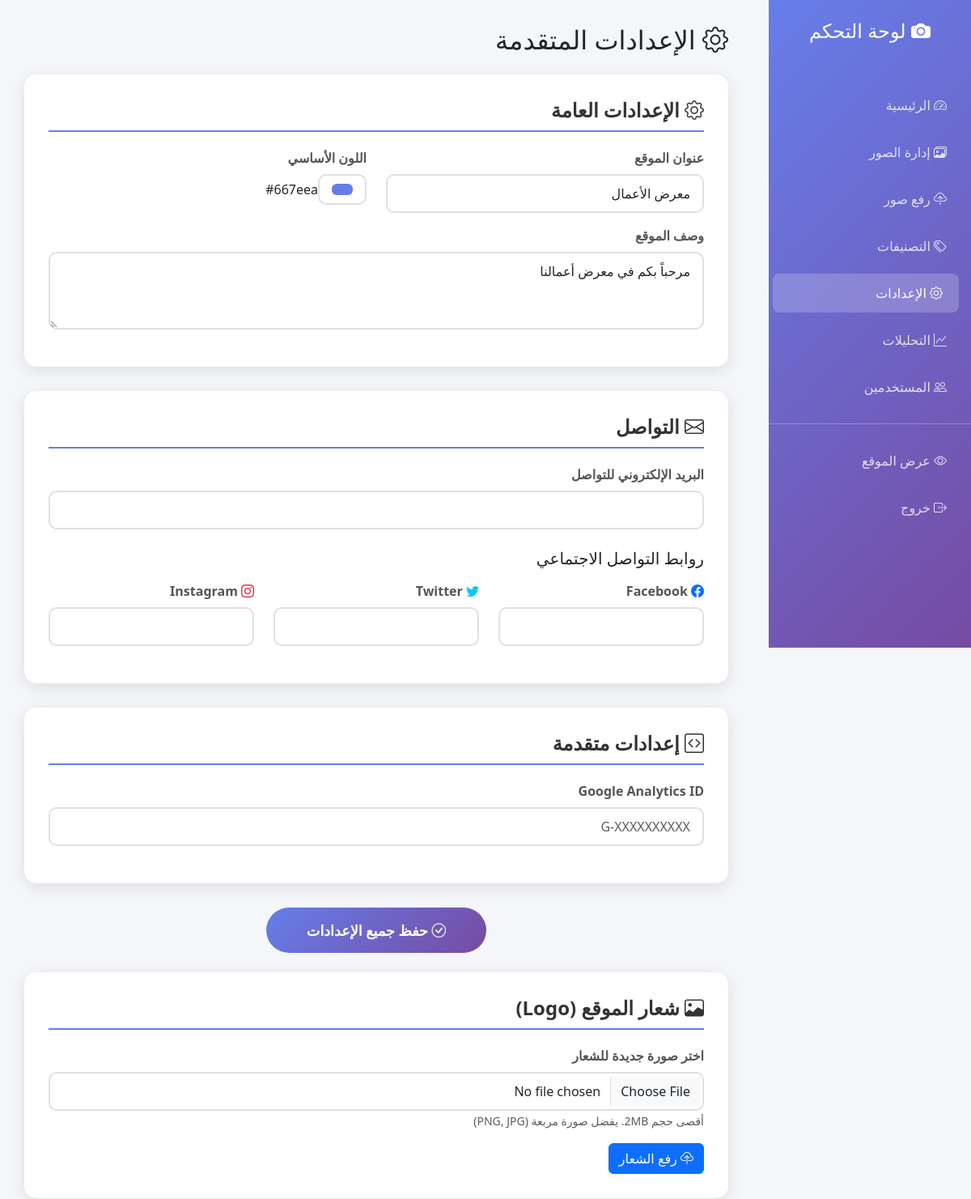
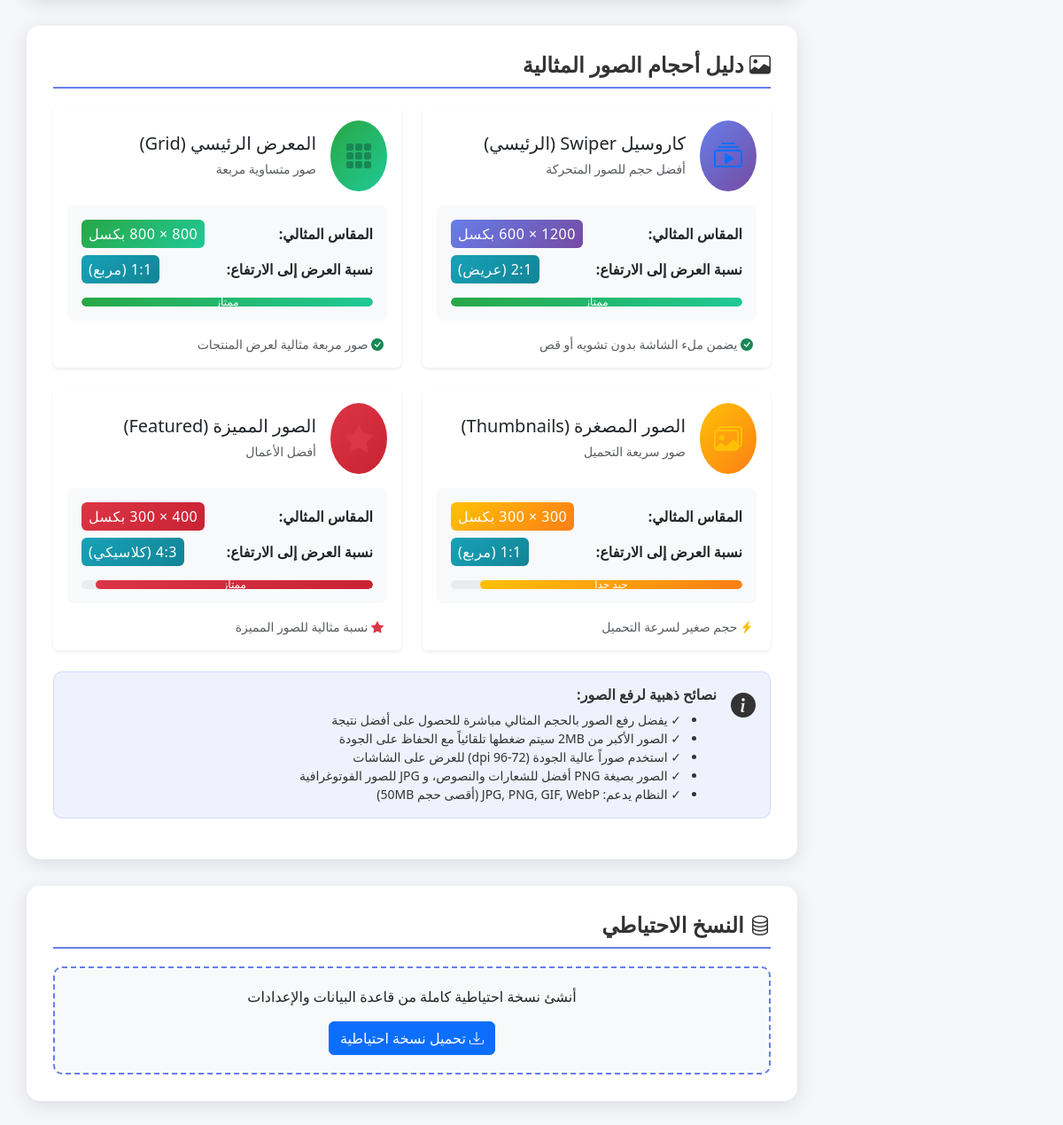
/admin/settings (signed in), run on the app's committed database (2 pictures, top to bottom).
### app.py (models this page shows)
class SiteSettings(db.Model):
    id = db.Column(db.Integer, primary_key=True)
    site_title = db.Column(db.String(200), default='معرض الأعمال')
    site_description = db.Column(db.Text, default='مرحباً بكم في معرض أعمالنا')
    site_logo = db.Column(db.String(500))
    favicon = db.Column(db.String(500))
    contact_email = db.Column(db.String(200))
    social_links = db.Column(db.JSON)
    theme_color = db.Column(db.String(20), default='#667eea')
    qr_code_text = db.Column(db.Text)
    google_analytics_id = db.Column(db.String(50))
    updated_at = db.Column(db.DateTime, onupdate=datetime.utcnow)

### app.py (the view, shortened to what this page needs)
@app.route('/admin/settings', methods=['GET', 'POST'])
@login_required
def site_settings():
    settings = SiteSettings.query.first()
    if not settings:
        settings = SiteSettings()
        db.session.add(settings)
        db.session.commit()
    return render_template('settings_advanced.html', settings=settings)

### templates/settings_advanced.html (shortened to what this page needs)
<!DOCTYPE html>
<html dir="rtl" lang="ar">
<head>
    <link href="https://cdn.jsdelivr.net/npm/bootstrap@5.3.0/dist/css/bootstrap.min.css" rel="stylesheet">
    <link rel="stylesheet" href="https://cdn.jsdelivr.net/npm/bootstrap-icons@1.11.0/font/bootstrap-icons.css">
</head>
<body>
    <div class="sidebar">
        <div class="p-4">
            <h4 class="text-center mb-4"><i class="bi bi-camera-fill"></i> لوحة التحكم</h4>
        </div>
        <nav class="nav flex-column">
            <a class="nav-link" href="{{ url_for('admin_dashboard') }}"><i class="bi bi-speedometer2"></i> الرئيسية</a>
            <a class="nav-link" href="{{ url_for('manage_images') }}"><i class="bi bi-images"></i> إدارة الصور</a>
            <a class="nav-link" href="{{ url_for('upload_images') }}"><i class="bi bi-cloud-upload"></i> رفع صور</a>
            <a class="nav-link" href="{{ url_for('manage_categories') }}"><i class="bi bi-tags"></i> التصنيفات</a>
            <a class="nav-link active" href="{{ url_for('site_settings') }}"><i class="bi bi-gear"></i> الإعدادات</a>
            <a class="nav-link" href="{{ url_for('analytics') }}"><i class="bi bi-graph-up"></i> التحليلات</a>
            <a class="nav-link" href="{{ url_for('manage_users') }}"><i class="bi bi-people"></i> المستخدمين</a>
            <hr class="bg-white">
            <a class="nav-link" href="{{ url_for('index') }}" target="_blank"><i class="bi bi-eye"></i> عرض الموقع</a>
            <a class="nav-link" href="{{ url_for('logout') }}"><i class="bi bi-box-arrow-right"></i> خروج</a>
        </nav>
    </div>
    <div class="main-content">
        <h2 class="mb-4"><i class="bi bi-gear"></i> الإعدادات المتقدمة</h2>
        <form method="POST" action="{{ url_for('site_settings') }}">
            <div class="settings-card">
                <h4 class="section-title"><i class="bi bi-gear"></i> الإعدادات العامة</h4>
                <div class="row">
                    <div class="col-md-6 mb-3">
                        <label class="form-label">عنوان الموقع</label>
                        <input type="text" name="site_title" class="form-control" value="{{ settings.site_title }}" required>
                    </div>
                    <div class="col-md-6 mb-3">
                        <label class="form-label">اللون الأساسي</label>
                        <div class="d-flex align-items-center">
                            <input type="color" name="theme_color" class="form-control form-control-color" value="{{ settings.theme_color }}" style="width: 60px;">
                            <span class="ms-3">{{ settings.theme_color }}</span>
                        </div>
                    </div>
                </div>
                <div class="mb-3">
                    <label class="form-label">وصف الموقع</label>
                    <textarea name="site_description" class="form-control" rows="3">{{ settings.site_description }}</textarea>
                </div>
            </div>
            <div class="settings-card">
                <h4 class="section-title"><i class="bi bi-envelope"></i> التواصل</h4>
                <div class="mb-3">
                    <label class="form-label">البريد الإلكتروني للتواصل</label>
                    <input type="email" name="contact_email" class="form-control" value="{{ settings.contact_email }}">
                </div>
                <h5 class="mt-4 mb-3">روابط التواصل الاجتماعي</h5>
                <div class="row">
                    <div class="col-md-4 mb-3">
                        <label class="form-label"><i class="bi bi-facebook text-primary"></i> Facebook</label>
                        <input type="url" name="facebook" class="form-control" value="{{ settings.social_links.facebook if settings.social_links else '' }}">
                    </div>
                    <div class="col-md-4 mb-3">
                        <label class="form-label"><i class="bi bi-twitter text-info"></i> Twitter</label>
                        <input type="url" name="twitter" class="form-control" value="{{ settings.social_links.twitter if settings.social_links else '' }}">
                    </div>
                    <div class="col-md-4 mb-3">
                        <label class="form-label"><i class="bi bi-instagram text-danger"></i> Instagram</label>
                        <input type="url" name="instagram" class="form-control" value="{{ settings.social_links.instagram if settings.social_links else '' }}">
                    </div>
                </div>
            </div>
            <div class="settings-card">
                <h4 class="section-title"><i class="bi bi-code-square"></i> إعدادات متقدمة</h4>
                <div class="mb-3">
                    <label class="form-label">Google Analytics ID</label>
                    <input type="text" name="google_analytics_id" class="form-control" value="{{ settings.google_analytics_id }}" placeholder="G-XXXXXXXXXX">
                </div>
            </div>
            <div class="text-center">
                <button type="submit" class="btn-save">
                    <i class="bi bi-check-circle"></i> حفظ جميع الإعدادات
                </button>
            </div>
        </form>
        <div class="settings-card mt-4">
            <h4 class="section-title"><i class="bi bi-image"></i> شعار الموقع (Logo)</h4>
            <form method="POST" enctype="multipart/form-data" action="{{ url_for('upload_logo') }}">
                <div class="mb-3">
                    <label class="form-label">اختر صورة جديدة للشعار</label>
                    <input type="file" name="logo" class="form-control" accept="image/*" required>
                    <small class="text-muted">أقصى حجم 2MB. يفضل صورة مربعة (PNG, JPG)</small>
                </div>
                <button type="submit" class="btn btn-primary">
                    <i class="bi bi-cloud-upload"></i> رفع الشعار
                </button>
            </form>
        </div>
<div class="settings-card mt-4">
    <h4 class="section-title"><i class="bi bi-image"></i> دليل أحجام الصور المثالية</h4>
    <div class="row g-4">
        <div class="col-md-6">
            <div class="card h-100 border-0 shadow-sm">
                <div class="card-body">
                    <div class="d-flex align-items-center mb-3">
                        <div class="rounded-circle bg-primary bg-opacity-10 p-3 ms-3">
                            <i class="bi bi-collection-play fs-2 text-primary"></i>
                        </div>
                        <div>
                            <h5 class="mb-1">كاروسيل Swiper (الرئيسي)</h5>
                            <small class="text-muted">أفضل حجم للصور المتحركة</small>
                        </div>
                    </div>
                    <div class="bg-light p-3 rounded-3 mb-3">
                        <div class="d-flex justify-content-between align-items-center">
                            <span class="fw-bold">المقاس المثالي:</span>
                            <span class="badge bg-primary fs-6 p-2">1200 × 600 بكسل</span>
                        </div>
                        <div class="d-flex justify-content-between align-items-center mt-2">
                            <span class="fw-bold">نسبة العرض إلى الارتفاع:</span>
                            <span class="badge bg-info fs-6 p-2">2:1 (عريض)</span>
                        </div>
                        <div class="progress mt-3" style="height: 10px;">
                            <div class="progress-bar bg-success" style="width: 100%">ممتاز</div>
                        </div>
                    </div>
                    <p class="small text-muted mb-0">
                        <i class="bi bi-check-circle-fill text-success me-1"></i>
                        يضمن ملء الشاشة بدون تشويه أو قص
                    </p>
                </div>
            </div>
        </div>
        <div class="col-md-6">
            <div class="card h-100 border-0 shadow-sm">
                <div class="card-body">
                    <div class="d-flex align-items-center mb-3">
                        <div class="rounded-circle bg-success bg-opacity-10 p-3 ms-3">
                            <i class="bi bi-grid-3x3-gap-fill fs-2 text-success"></i>
                        </div>
                        <div>
                            <h5 class="mb-1">المعرض الرئيسي (Grid)</h5>
                            <small class="text-muted">صور متساوية مربعة</small>
                        </div>
                    </div>
                    <div class="bg-light p-3 rounded-3 mb-3">
                        <div class="d-flex justify-content-between align-items-center">
                            <span class="fw-bold">المقاس المثالي:</span>
                            <span class="badge bg-success fs-6 p-2">800 × 800 بكسل</span>
                        </div>
                        <div class="d-flex justify-content-between align-items-center mt-2">
                            <span class="fw-bold">نسبة العرض إلى الارتفاع:</span>
                            <span class="badge bg-info fs-6 p-2">1:1 (مربع)</span>
                        </div>
                        <div class="progress mt-3" style="height: 10px;">
                            <div class="progress-bar bg-success" style="width: 100%">ممتاز</div>
                        </div>
                    </div>
                    <p class="small text-muted mb-0">
                        <i class="bi bi-check-circle-fill text-success me-1"></i>
                        صور مربعة مثالية لعرض المنتجات
                    </p>
                </div>
            </div>
        </div>
        <div class="col-md-6">
            <div class="card h-100 border-0 shadow-sm">
                <div class="card-body">
                    <div class="d-flex align-items-center mb-3">
                        <div class="rounded-circle bg-warning bg-opacity-10 p-3 ms-3">
                            <i class="bi bi-images fs-2 text-warning"></i>
                        </div>
                        <div>
                            <h5 class="mb-1">الصور المصغرة (Thumbnails)</h5>
                            <small class="text-muted">صور سريعة التحميل</small>
                        </div>
                    </div>
                    <div class="bg-light p-3 rounded-3 mb-3">
                        <div class="d-flex justify-content-between align-items-center">
                            <span class="fw-bold">المقاس المثالي:</span>
                            <span class="badge bg-warning fs-6 p-2">300 × 300 بكسل</span>
                        </div>
                        <div class="d-flex justify-content-between align-items-center mt-2">
                            <span class="fw-bold">نسبة العرض إلى الارتفاع:</span>
                            <span class="badge bg-info fs-6 p-2">1:1 (مربع)</span>
                        </div>
                        <div class="progress mt-3" style="height: 10px;">
                            <div class="progress-bar bg-warning" style="width: 90%">جيد جداً</div>
                        </div>
                    </div>
                    <p class="small text-muted mb-0">
                        <i class="bi bi-lightning-charge-fill text-warning me-1"></i>
                        حجم صغير لسرعة التحميل
                    </p>
                </div>
            </div>
        </div>
        <div class="col-md-6">
            <div class="card h-100 border-0 shadow-sm">
                <div class="card-body">
                    <div class="d-flex align-items-center mb-3">
                        <div class="rounded-circle bg-danger bg-opacity-10 p-3 ms-3">
                            <i class="bi bi-star-fill fs-2 text-danger"></i>
                        </div>
                        <div>
                            <h5 class="mb-1">الصور المميزة (Featured)</h5>
                            <small class="text-muted">أفضل الأعمال</small>
                        </div>
                    </div>
                    <div class="bg-light p-3 rounded-3 mb-3">
                        <div class="d-flex justify-content-between align-items-center">
                            <span class="fw-bold">المقاس المثالي:</span>
                            <span class="badge bg-danger fs-6 p-2">400 × 300 بكسل</span>
                        </div>
                        <div class="d-flex justify-content-between align-items-center mt-2">
                            <span class="fw-bold">نسبة العرض إلى الارتفاع:</span>
                            <span class="badge bg-info fs-6 p-2">4:3 (كلاسيكي)</span>
                        </div>
                        <div class="progress mt-3" style="height: 10px;">
                            <div class="progress-bar bg-danger" style="width: 95%">ممتاز</div>
                        </div>
                    </div>
                    <p class="small text-muted mb-0">
                        <i class="bi bi-star-fill text-danger me-1"></i>
                        نسبة مثالية للصور المميزة
                    </p>
                </div>
            </div>
        </div>
    </div>
    <div class="alert alert-info mt-4">
        <div class="d-flex">
            <div class="ms-3">
                <i class="bi bi-info-circle-fill fs-3"></i>
            </div>
            <div>
                <h6 class="fw-bold mb-2">نصائح ذهبية لرفع الصور:</h6>
                <ul class="mb-0 small">
                    <li>✓ يفضل رفع الصور بالحجم المثالي مباشرة للحصول على أفضل نتيجة</li>
                    <li>✓ الصور الأكبر من 2MB سيتم ضغطها تلقائياً مع الحفاظ على الجودة</li>
                    <li>✓ استخدم صوراً عالية الجودة (72-96 dpi) للعرض على الشاشات</li>
                    <li>✓ الصور بصيغة PNG أفضل للشعارات والنصوص، و JPG للصور الفوتوغرافية</li>
                    <li>✓ النظام يدعم: JPG, PNG, GIF, WebP (أقصى حجم 50MB)</li>
                </ul>
            </div>
        </div>
    </div>
</div>
        <div class="settings-card">
            <h4 class="section-title"><i class="bi bi-database"></i> النسخ الاحتياطي</h4>
            <div class="backup-card text-center">
                <p class="mb-3">أنشئ نسخة احتياطية كاملة من قاعدة البيانات والإعدادات</p>
                <a href="{{ url_for('backup_system') }}" class="btn btn-primary">
                    <i class="bi bi-download"></i> تحميل نسخة احتياطية
                </a>
            </div>
        </div>
    </div>
</body>
</html>

### data on the page
SiteSettings: site_title "معرض الأعمال", theme_color "#667eea", site_description "مرحباً بكم في معرض أعمالنا"
